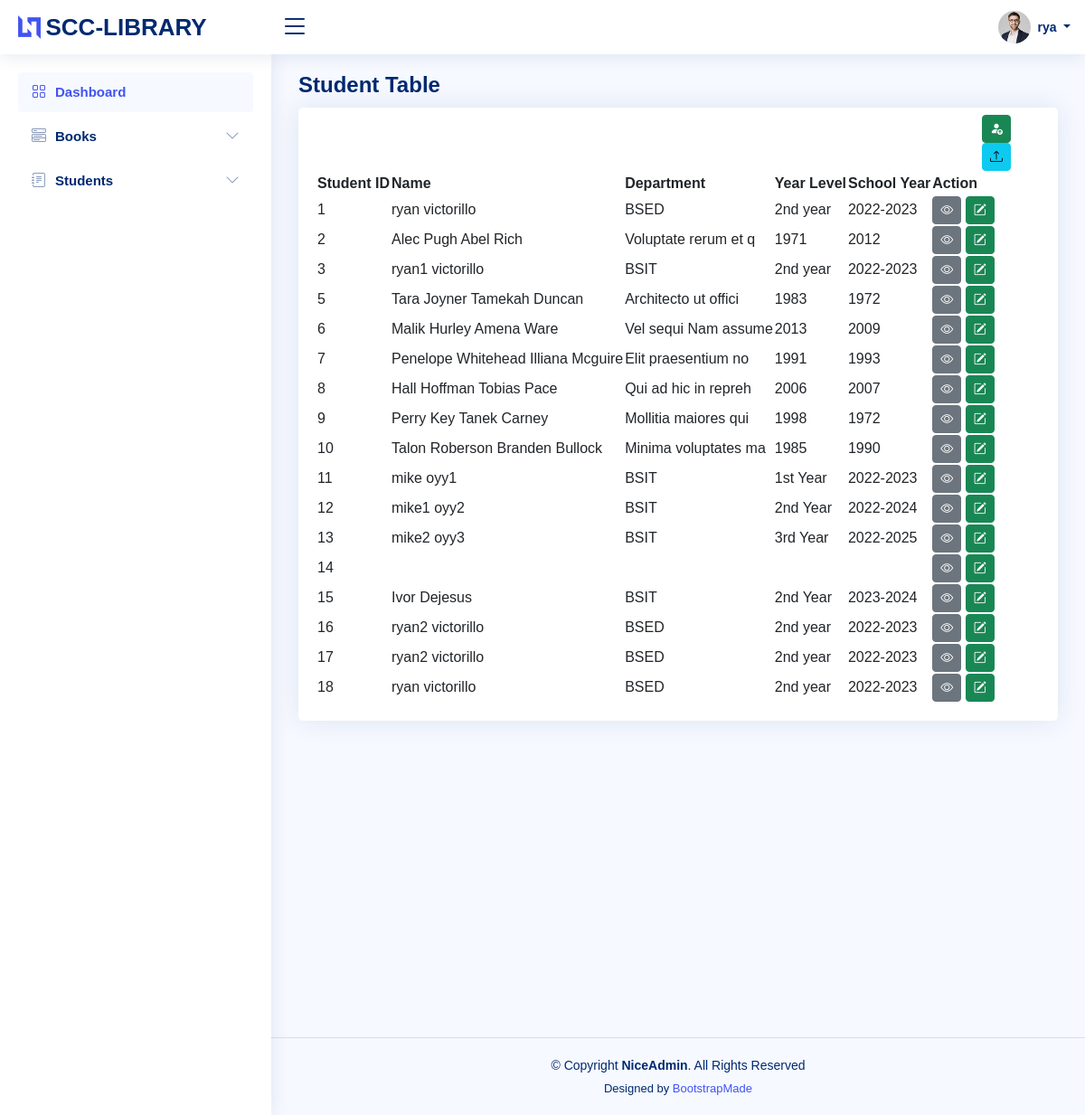
Screenshot of /students.php (signed in) with the database file from the repository.
### tables this page shows
CREATE TABLE `tbl_students` (
  `s_id` int(10) NOT NULL,
  `firstname` varchar(100) NOT NULL,
  `lastname` varchar(100) NOT NULL,
  `s_address` varchar(100) NOT NULL,
  `email` varchar(100) NOT NULL,
  `gender` varchar(100) NOT NULL,
  `department` varchar(100) NOT NULL,
  `yearlevel` varchar(100) NOT NULL,
  `birthdate` varchar(100) NOT NULL,
  `status` varchar(100) NOT NULL,
  `schoolyear` varchar(100) NOT NULL,
  `s_status` varchar(100) NOT NULL
);

### students.php (the view, shortened to what this page needs)
<?php
include "Header/header.php";
?>
<main id="main" class="main">
<div class="pagetitle">
  <h1>Student Table</h1>
</div>
<section class="section">
  <div class="row">
    <div class="col-lg-12">
      <div class="card">
        <div class="card-body">
          <div class="side">
        <button class="btn btn-success btn-sm" data-bs-toggle="modal" data-bs-target="#addstudModal">
          <i class="zmdi zmdi-plus"></i><i class="bi bi-person-fill-up"></i></button>
          <button class="btn btn-info btn-sm" data-bs-toggle="modal" data-bs-target="#import">
          <i class="zmdi zmdi-plus"></i><i class="bi bi-upload"></i></button>
        </div>
           <?php
           include("Modal/studentModal/import.php");
           ?>
          <table class="table-borderless datatable">
            <thead>
              <tr>
                <th scope="col">Student ID</th>
                <th scope="col">Name</th>
                <th scope="col">Department</th>
                <th scope="col">Year Level</th>
                <th scope="col">School Year</th>
                <th scope="col">Action</th>
              </tr>
            </thead>
            <?php
                                  $statement=$conn->prepare("SELECT * FROM tbl_students");
                                  $statement->execute();
                                  while($stud=$statement->fetch()){
                                            ?>
              <tr>
                <td><?php echo $stud['s_id'] ?></td>
                <td><?php echo $stud['firstname'] ?> <?php echo $stud['lastname'] ?></td>
                <td><?php echo $stud['department'] ?></td>
                <td><?php echo $stud['yearlevel'] ?></td>
                <td><?php echo $stud['schoolyear'] ?></td>
                <td>
                <a href="#view_<?php echo $stud["s_id"]; ?>" class="btn btn-secondary btn-sm" data-bs-toggle="modal"><i class="bi bi-eye"></i></a>
             <a href="#edit_<?php echo $stud["s_id"]; ?>" class="btn btn-success btn-sm" data-bs-toggle="modal"><i class="bi bi-pencil-square"></i></a>
                </td>
              </tr>
            <?php
                          }
                          ?>
          </table>
        </div>
      </div>
    </div>
  </div>
</section>
</main>
<?php
include "footer/footer.php";
?>

### assets/css/style.css (style rules this page uses)
:root { scroll-behavior: smooth; }
.side { margin-left: 92%; margin-bottom: 1px; margin-top: 1%; }
body { font-family: "Open Sans", sans-serif; background: #f6f9ff; color: #444444; }
a { color: #4154f1; text-decoration: none; }
h1, h2, h3, h4, h5, h6 { font-family: "Nunito", sans-serif; }
#main { margin-top: 60px; padding: 20px 30px; transition: all 0.3s; }
.pagetitle { margin-bottom: 10px; }
.pagetitle h1 { font-size: 24px; margin-bottom: 0; font-weight: 600; color: #012970; }
.card { margin-bottom: 30px; border: none; border-radius: 5px; box-shadow: 0px 0 30px rgba(1, 41, 112, 0.1); }
.card-body { padding: 0 20px 20px 20px; }
@media (min-width: 1200px) { #main, #footer { margin-left: 300px; } }

### rows the page displays
tbl_students: s_id "1", firstname "ryan", lastname "victorillo", department "BSED", yearlevel "2nd year", schoolyear "2022-2023"
tbl_students: s_id "2", firstname "Alec Pugh", lastname "Abel Rich", department "Voluptate rerum et q", yearlevel "1971", schoolyear "2012"
tbl_students: s_id "3", firstname "ryan1", lastname "victorillo", department "BSIT", yearlevel "2nd year", schoolyear "2022-2023"
tbl_students: s_id "5", firstname "Tara Joyner", lastname "Tamekah Duncan", department "Architecto ut offici", yearlevel "1983", schoolyear "1972"
tbl_students: s_id "6", firstname "Malik Hurley", lastname "Amena Ware", department "Vel sequi Nam assume", yearlevel "2013", schoolyear "2009"
tbl_students: s_id "7", firstname "Penelope Whitehead", lastname "Illiana Mcguire", department "Elit praesentium no", yearlevel "1991", schoolyear "1993"
tbl_students: s_id "8", firstname "Hall Hoffman", lastname "Tobias Pace", department "Qui ad hic in repreh", yearlevel "2006", schoolyear "2007"
tbl_students: s_id "9", firstname "Perry Key", lastname "Tanek Carney", department "Mollitia maiores qui", yearlevel "1998", schoolyear "1972"
tbl_students: s_id "10", firstname "Talon Roberson", lastname "Branden Bullock", department "Minima voluptates ma", yearlevel "1985", schoolyear "1990"
tbl_students: s_id "11", firstname "mike", lastname "oyy1", department "BSIT", yearlevel "1st Year", schoolyear "2022-2023"
tbl_students: s_id "12", firstname "mike1", lastname "oyy2", department "BSIT", yearlevel "2nd Year", schoolyear "2022-2024"
tbl_students: s_id "13", firstname "mike2", lastname "oyy3", department "BSIT", yearlevel "3rd Year", schoolyear "2022-2025"
tbl_students: s_id "14"
tbl_students: s_id "15", firstname "Ivor", lastname "Dejesus", department "BSIT", yearlevel "2nd Year", schoolyear "2023-2024"
tbl_students: s_id "16", firstname "ryan2", lastname "victorillo", department "BSED", yearlevel "2nd year", schoolyear "2022-2023"
tbl_students: s_id "17", firstname "ryan2", lastname "victorillo", department "BSED", yearlevel "2nd year", schoolyear "2022-2023"
tbl_students: s_id "18", firstname "ryan", lastname "victorillo", department "BSED", yearlevel "2nd year", schoolyear "2022-2023"

### other values shown
$_SESSION['name'] "rya"
